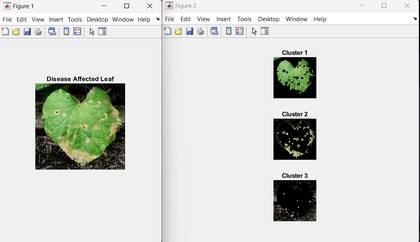
%> input picture image_2025-04-16_174732627.png, 420 x 242 px, shrunk from 1071 x 618 before the run
$ octave classfy.m   (GNU Octave 9; MATLAB toolbox functions it lacks are replaced by stand-ins)
%> lines starting %> are read from the running program, lines starting %| are printed output that depends on the picture
close all
clear all
clc
% Select an image from the 'Disease Dataset' folder by opening the folder
[filename,pathname] = uigetfile({'*.*';'*.bmp';'*.tif';'*.gif';'*.png'},'Pick a Disease Affected Leaf');
%> the answer given: image_2025-04-16_174732627.png
I = imread([pathname,filename]);
%> I is the input picture: size 242x420x3 uint8; mean R, G, B 214.4, 216.7, 212.2
figure, imshow(I);title('Disease Affected Leaf');
%%
% Color Image Segmentation
% Use of K Means clustering for segmentation
% Convert Image from RGB Color Space to L*a*b* Color Space
% The L*a*b* space consists of a luminosity layer 'L*', chromaticity-layer 'a*' and 'b*'.
% All of the color information is in the 'a*' and 'b*' layers.
cform = makecform('srgb2lab');
% Apply the colorform
lab_he = applycform(I,cform);
%> lab_he: size 242x420x3 uint8; mean of channels 1, 2, 3 218.4, 126.6, 130.1

% Classify the colors in a*b* colorspace using K means clustering.
% Since the image has 3 colors create 3 clusters.
% Measure the distance using Euclidean Distance Metric.
ab = double(lab_he(:,:,2:3));
nrows = size(ab,1);
%> nrows = 242
ncols = size(ab,2);
%> ncols = 420
ab = reshape(ab,nrows*ncols,2);
nColors = 3;
[cluster_idx cluster_center] = kmeans(ab,nColors,'distance','sqEuclidean', ...
                                      'Replicates',3);
%> cluster_center = [128 128.1; 120.8 154.8; 97.48 167.5]
%[cluster_idx cluster_center] = kmeans(ab,nColors,'distance','sqEuclidean','Replicates',3);
% Label every pixel in tha image using results from K means
pixel_labels = reshape(cluster_idx,nrows,ncols);
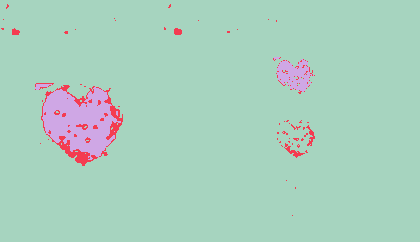
%> pixel_labels: size 242x420 double; 3 distinct labels, from 1 to 3; one colour per label, 0 black
%figure,imshow(pixel_labels,[]), title('Image Labeled by Cluster Index');

% Create a blank cell array to store the results of clustering
segmented_images = cell(1,3);
% Create RGB label using pixel_labels
rgb_label = repmat(pixel_labels,[1,1,3]);
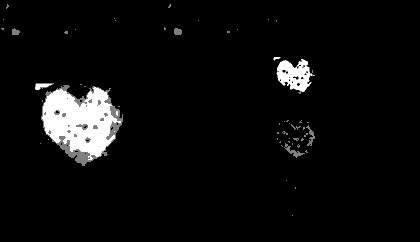
%> rgb_label: size 242x420x3 double; min 1, max 3, mean 1.1; drawn with min black and max white

for k = 1:nColors
    colors = I;
    colors(rgb_label ~= k) = 0;
    segmented_images{k} = colors;
end
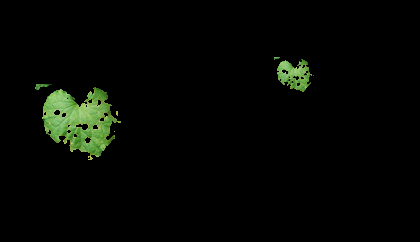
%> colors: size 242x420x3 uint8; mean R, G, B 4.6, 6.8, 3.2
%> after the loop, segmented_images = 3 items
% Display the contents of the clusters
figure, subplot(3,1,1);imshow(segmented_images{1});title('Cluster 1'); subplot(3,1,2);imshow(segmented_images{2});title('Cluster 2');
%> after `imshow(segmented_images{1})`:
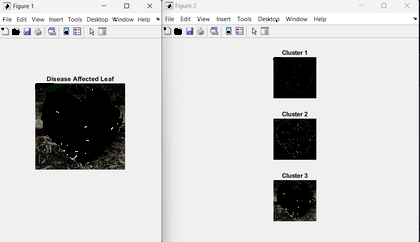
%> displayed picture: size 242x420x3, on the screen's scale of 0 to 255; mean R, G, B 207.6, 207.7, 207.5
%> after `imshow(segmented_images{2})`:
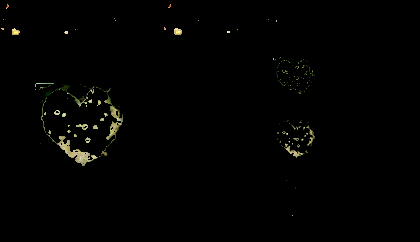
%> displayed picture: size 242x420x3, on the screen's scale of 0 to 255; mean R, G, B 2.2, 2.3, 1.4
subplot(3,1,3);imshow(segmented_images{3});title('Cluster 3');

%% Feature Extraction

% The input dialogue makes sure that we extract features only from the
% disease affected part of the leaf
x = inputdlg('Enter the cluster no. containing the disease affected leaf part only:');
%> the answer given: 3
i = str2double(x);

seg_img = segmented_images{i};

% Convert to grayscale if image is RGB
if ndims(seg_img) == 3
   img = rgb2gray(seg_img);
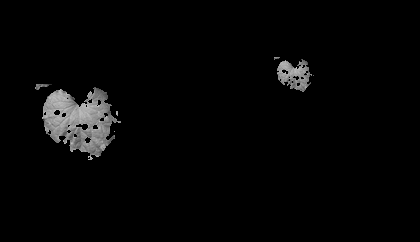
%> img: size 242x420 uint8; min 0, max 202, mean 5.7
end

% Create the Gray Level Cooccurance Matrices (GLCMs)
glcms = graycomatrix(img);
%> glcms = [97072 4 13 57 128 76 2 0; 2 2 3 0 2 0 0 0; 48 2 81 27 7 1 0 0; 78 1 61 507 202 10 0 0; 96 0 8 262 1300 218 1 0; 54 0 0 6 246 816 1 0; 2 0 0 0 0 2 0 0; 0 0 0 0 0 0 0 0]

%Evaluate 13 features from the disease affected region only
% Derive Statistics from GLCM
stats = graycoprops(glcms,'Contrast Correlation Energy Homogeneity');
%> stats = {Contrast 0.0949}
Contrast = stats.Contrast;
%> Contrast = 0.0949
%> (the run ends here)
